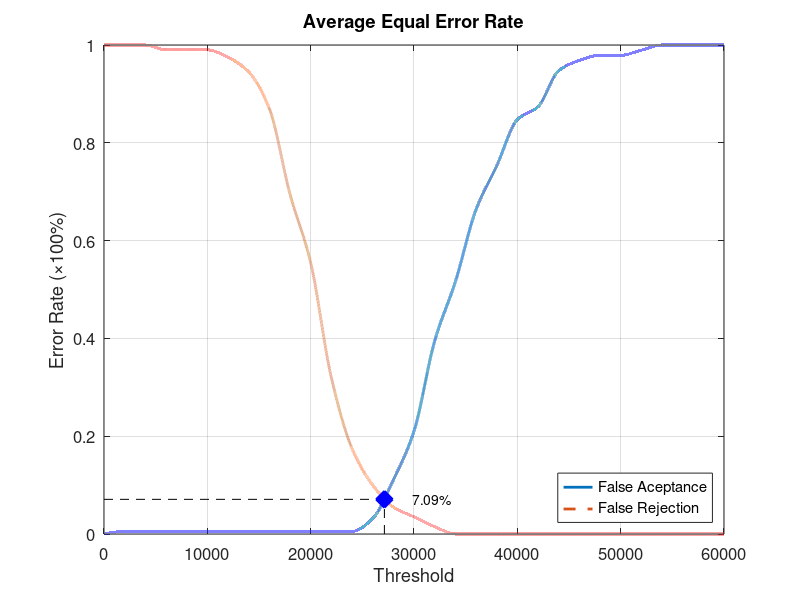
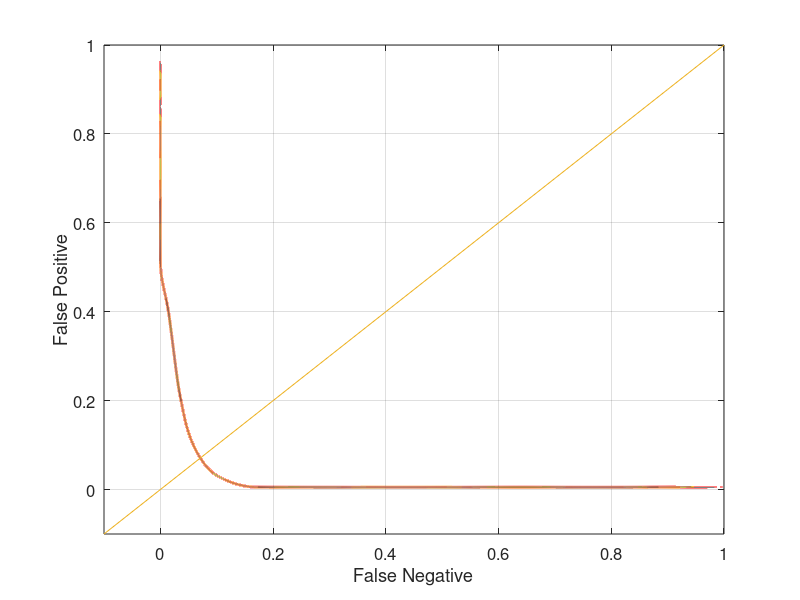

Recreate these plots in MATLAB, in order.
function yEER = Database5_2
close all;
clear;
clc;
x = 0:2000:60000;
xq = 0:0.5:60000;

y0 = [0 0.00526316 0.00526316 0.00526316 0.00526316 0.00526316 0.00526316 0.00526316 0.00526316 0.00526316 0.00526316 0.00526316 0.00526316 0.0315789 0.110526 0.210526 0.394737 0.515789 0.663158 0.752632 0.847368 0.873684 0.947368 0.968421 0.978947 0.978947 0.989474 1 1 1 1];
yy0 = interp1(x, y0, xq, 'pchip');
y1 = [1 1 1 0.99 0.99 0.99 0.975 0.945 0.87 0.695 0.555 0.32 0.175 0.1 0.055 0.035 0.015 0 0 0 0 0 0 0 0 0 0 0 0 0 0];
yy1 = interp1(x, y1, xq, 'pchip');

% Calculating EER: 
y2 = abs(y0 - y1);
find(y2 == min(y2))
yy2 = abs(yy0 - yy1);
xEER = find(yy2 == min(yy2));
xEERIndex = xq(xEER) % X-axis EER
yEER = yy0(xEER) % Y-axis EER

main = figure
plot(xq, yy0,'-','LineWidth', 2);	hold on
plot(xq, yy1,'--','LineWidth', 2);	hold on
plot([xEERIndex xEERIndex], [0 yEER], 'k--');	hold on
plot([0 xEERIndex], [yEER yEER], 'k--');	hold on
plot(xEERIndex, yEER, 'bx', 'LineWidth', 10);	hold on
text(xEERIndex + 10 * xEERIndex / 100, yEER, [num2str(round((10000 * yEER)) / 100) '%'])
legend('False Aceptance', 'False Rejection', 'Location', 'SouthEast')
xlabel('Threshold')
ylabel('Error Rate (\times100%)')
title('Average Equal Error Rate')
set(gca, 'FontSize', 12)
axis([0 60000 0 1])
grid on

print(main, 'Database5_2Main', '-dpng');
FNRxFPR = figure('Color', [1 1 1]);
plot(yy1, yy0, '-', yy1, yy0, 'LineWidth', 2);
hold on
y = -0.1:0.1:1
plot(y, y); 
set(gca, 'FontSize', 12)
xlabel('False Negative')
ylabel('False Positive')
axis([-0.1 1 -0.1 1])
set(gca, 'FontSize', 12)
grid on

print(FNRxFPR, 'Database5_2FNRxFPR','-dpng');
end
